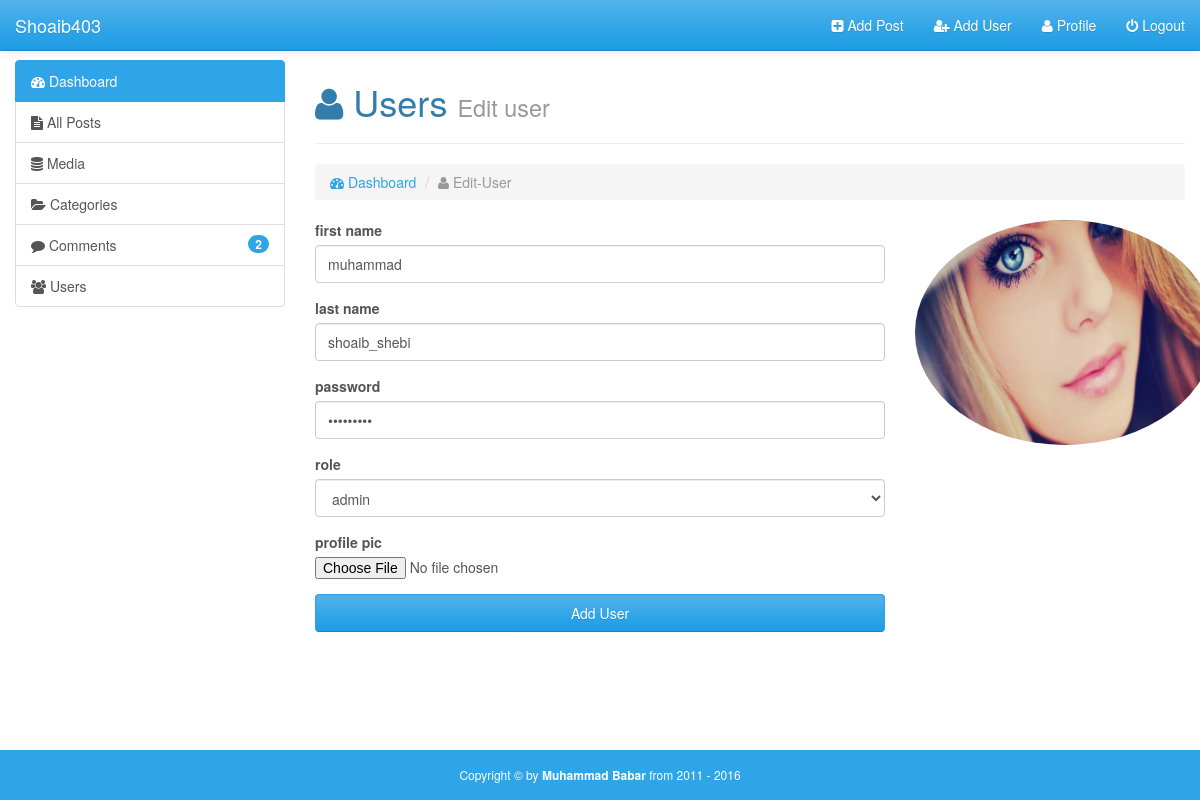
The page /admin/edit-user.php?edit_user=7 (signed in) on the database its author committed.
### tables this page shows
CREATE TABLE `users` (
  `user_id` int(11) NOT NULL,
  `date` int(11) NOT NULL,
  `fname` varchar(100) NOT NULL,
  `lname` varchar(100) NOT NULL,
  `username` varchar(100) NOT NULL,
  `email` varchar(100) NOT NULL,
  `image` text NOT NULL,
  `password` varchar(100) NOT NULL,
  `role` varchar(100) NOT NULL,
  `details` text NOT NULL,
  `salt` varchar(100) NOT NULL
);

### admin/edit-user.php (the view, shortened to what this page needs)
<?php require_once('inc/top.php') ?>
  <body>
<?php require_once('inc/header.php');
if(isset($_POST['submit'])){
    $fname=$_POST['fname'];
    $date=time();
    $lname=$_POST['lname'];
    $username=strtolower($_POST['username']);
    $trim_username=preg_replace('/\s/','',$username);
    $password=$_POST['password'];
    $email=strtolower($_POST['email']);
    $role=$_POST['role'];
    $image_name=$_FILES['image']['name'];
    $temp_name=$_FILES['image']['tmp_name'];
    $edit_id=$_GET['edit_user'];
    $que="select * from users where username='$username' and email='$email';";
    $res=mysqli_query($con,$que);
    if(empty($fname) && empty($lname)  && empty($password)){
        $error="Some fiels are requierd";
    }else if($username !== $trim_username){
        $error="user name should be space less";
    }else if(mysqli_num_rows($res)>0){
        $error="username already exist";
    }else{
        $que="UPDATE `users` SET `fname`='$fname',`lname`='$lname',`image`='$image_name',`password`='$password',`role`='$role' WHERE user_id='$edit_id';";
        $res=mysqli_query($con,$que);
        if($res){
            $msg="data Updated";
            move_uploaded_file($temp_name,"img/$image_name");
            $check_img_que="select image from users order by user_id desc;";
            $res_img_que=mysqli_query($check_img_que);
            $image=$res_img_que['image'];
            header("refresh:0; url=edit-user.php?edit_user=$edit_id");
        }else{
            $error="not updated";
        }
    }
}else if(isset($_GET['edit_user'])){
    $edit_id=$_GET['edit_user'];
    $que="select * from users where user_id='$edit_id';";
    $res=mysqli_query($con,$que);
    $res=mysqli_fetch_assoc($res);
    $fname=$res['fname'];
    $lname=$res['lname'];
    $password=$res['password'];
    $role=$res['role'];
    $image=$res['image'];
}
?>
        <div class="container-fluid body-section">
            <div class="row">
                <?php require_once('inc/sidebar.php') ?>
                <div class="col-md-9">
                    <h1><i class="fa fa-user"></i> Users <small>Edit user</small></h1><hr>
                    <ol class="breadcrumb">
                        <li><a href="index.php"><i class="fa fa-tachometer"></i> Dashboard</a></li>
                      <li class="active"><i class="fa fa-user"></i> Edit-User</li>
                    </ol>
                  <div class="row">
                      <div class="col-md-8">
                        <form action="" method="post" enctype="multipart/form-data">
                             <div class="form-group">
                                  <label>first name</label>
                                  <input type="text" name="fname" value="<?= $fname; ?>" placeholder="fname" class="form-control">
                             </div>
                              <div class="form-group">
                                  <label>last name</label>
                                  <input type="text" name="lname" value="<?= $lname; ?>" placeholder="lname" class="form-control">
                             </div>
                              <div class="form-group">
                                  <label>password</label>
                                  <input type="password" name="password" value="<?= $password; ?>" placeholder="password" class="form-control">
                             </div>
                              <div class="form-group">
                                  <label>role</label>
                                  <select class="form-control" name="role" value="<?php if($role=='admin'){echo "admin";}elseif($role=='author'){echo "author";} ?>">
                                      <option value="admin">admin</option>
                                  </select>
                             </div>
                              <div class="form-group">
                                  <label>profile pic</label>
                                  <input type="file" name="image">
                             </div>
                              <div class="form-group">
                                <input type="submit" name="submit" value="Add User" class="btn btn-primary ml-0  form-control">
                            </div>
                        </form>
                      </div>
                      <div class="col-md-4">
                          <?php
                          if(isset($image)){
                              echo "<img src='img/$image' width='300px' style='border-radius:50%'>";
                          }
                          ?>
                      </div>
                  </div>
                </div>
            </div>
        </div>
       <?php require_once('inc/footer.php') ?>

### admin/css/style.css (style rules this page uses)
html,body { height: 100%; }
body { padding-top: 60px; }
.body-section { padding-bottom: 70px; }

### rows shown on the page
users: fname "muhammad", lname "shoaib_shebi", role "admin", image (picture)

### other values the page prints
$no "2"
